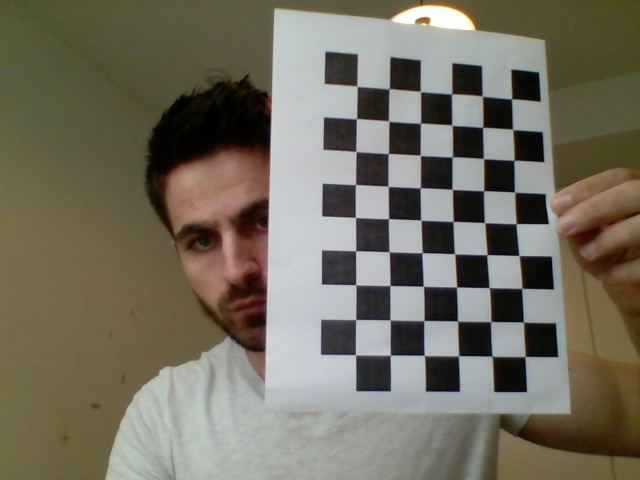
#> input picture images/snapshot_640_480_0.jpg, 640 x 480 px; its folder holds 4 pictures in this run
$ python Calibration.py
#> lines starting #> are read from the running program, lines starting #| are printed output that depends on the picture; after the words box and inside, x2 and y2 are one past the last pixel; in counts of white or black regions, pixels touching at a corner belong together
import numpy as np
import cv2
import glob

nRows,nCols = 9,6
dimension = 22  # - mm

workingFolder = "./images"
imageType = 'jpg'
# termination criteria
criteria = (cv2.TERM_CRITERIA_EPS + cv2.TERM_CRITERIA_MAX_ITER, dimension, 0.001)

#object points, (0,0,0), (1,0,0), (2,0,0) ....,(6,5,0)
objp = np.zeros((nRows * nCols, 3), np.float32)
objp[:, :2] = np.mgrid[0:nCols, 0:nRows].T.reshape(-1, 2)

#object points and image points from all the images.
objpoints = []  # 3d point in real world space
imgpoints = []  # 2d points in image plane.

# Find the images files
filename = workingFolder + "/*." + imageType
images = glob.glob(filename)

nr_images = 0
imgNotGood = images[1]

for fname in images:
    img = cv2.imread(fname)
#> img is the input picture: shape (480, 640, 3); mean B, G, R 96.4, 110.8, 115.6
    gray = cv2.cvtColor(img, cv2.COLOR_BGR2GRAY)
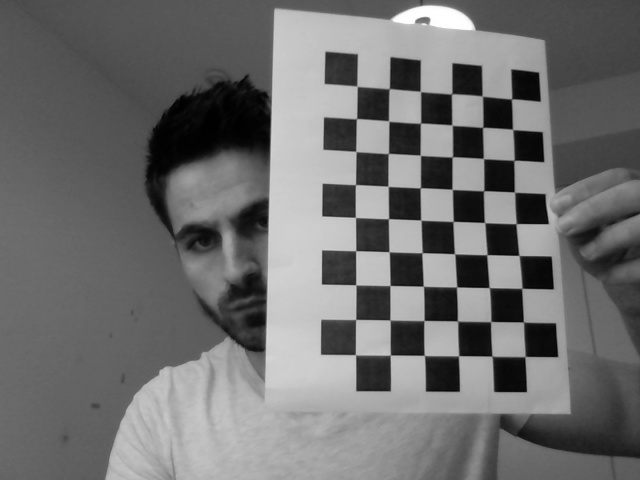
#> gray: shape (480, 640); min 0, max 255, mean 110.6
    print("Reading ", fname)
    ret, corners = cv2.findChessboardCorners(gray, (nCols, nRows), None)
#> ret = True; corners = 54 rows, first 8: [357, 86.21], [389.2, 88.65], [420.4, 91.46], [451.5, 93.98], [482.1, 95.89], [511.5, 98.99], [356.5, 118.6], [388.6, 120.9]
    if ret == True:
        print("ESC to skip or ENTER to accept")
        corners2 = cv2.cornerSubPix(gray, corners, (11, 11), (-1, -1), criteria)
#> corners2 = 54 rows, first 8: [357, 86.24], [389.2, 88.63], [420.4, 91.49], [451.6, 93.86], [482.4, 96.12], [511.6, 98.84], [356.5, 118.6], [388.7, 121.1]
        cv2.drawChessboardCorners(img, (nCols, nRows), corners2, ret)
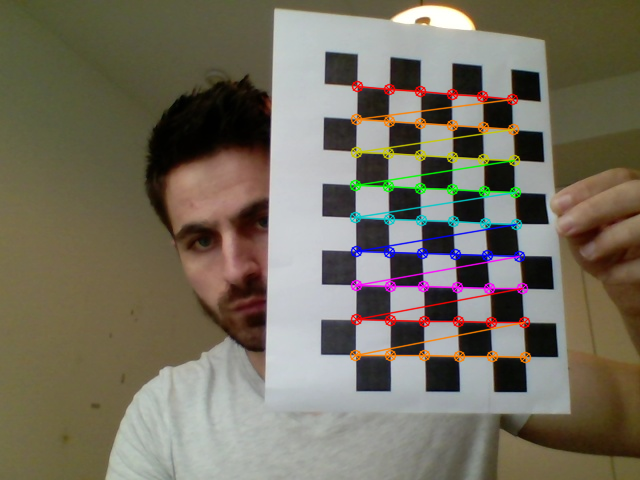
#> img: shape (480, 640, 3); 4.06% of pixels changed, all inside (x1, y1, x2, y2) = (349, 80, 532, 364)
        cv2.imshow('img', img)

        k = cv2.waitKey(0) & 0xFF
#> (key Esc is pressed here)
        if k == 27:
            print("Skipped")
            imgNotGood = fname
            continue

        print("Accepted")
        nr_images += 1
        objpoints.append(objp)
        imgpoints.append(corners2)
    else:
        imgNotGood = fname
#> pass 2 of the loop `for fname in images:`:
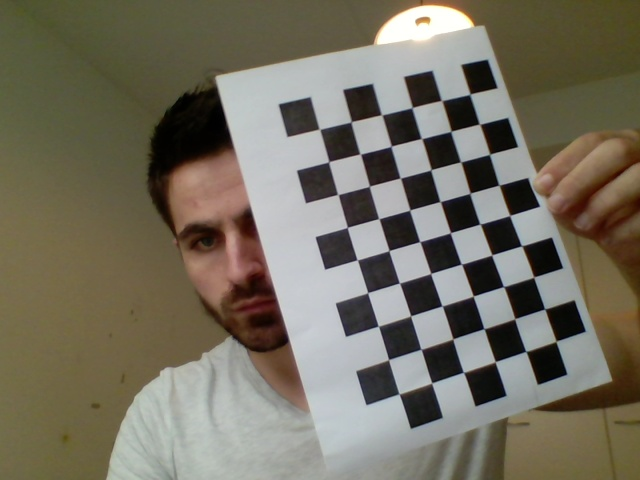
#> input picture images/snapshot_640_480_1.jpg, 640 x 480 px
#> img is the input picture: shape (480, 640, 3); mean B, G, R 96.3, 111.3, 116.4
#> `gray = cv2.cvtColor(img, cv2.COLOR_BGR2GRAY)`:
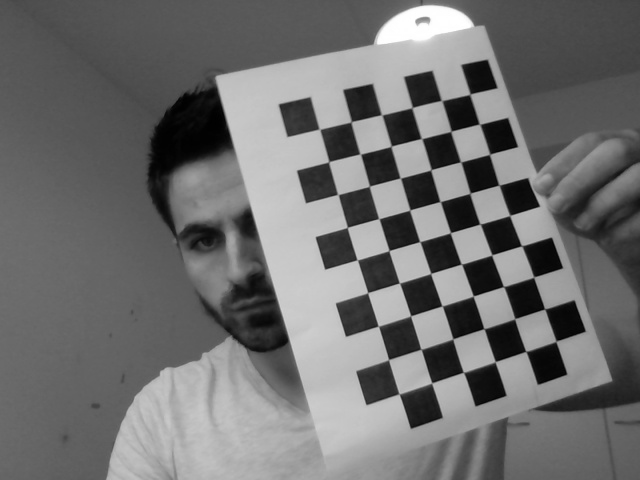
#> gray: shape (480, 640); min 0, max 255, mean 111.1
#> corners = 54 rows, first 8: [319.5, 129.2], [351.1, 122], [381.5, 114.8], [412.1, 107.6], [441.4, 100.5], [470, 94.2], [328.9, 161.6], [360.3, 154.1]
#> corners2 = 54 rows, first 8: [319.5, 129.2], [351.2, 121.8], [381.6, 114.8], [412.1, 107.6], [441.7, 100.6], [469.9, 94.23], [328.7, 161.7], [360.2, 154.1]
#> `cv2.drawChessboardCorners(img, (nCols, nRows), corners2, ret)`:
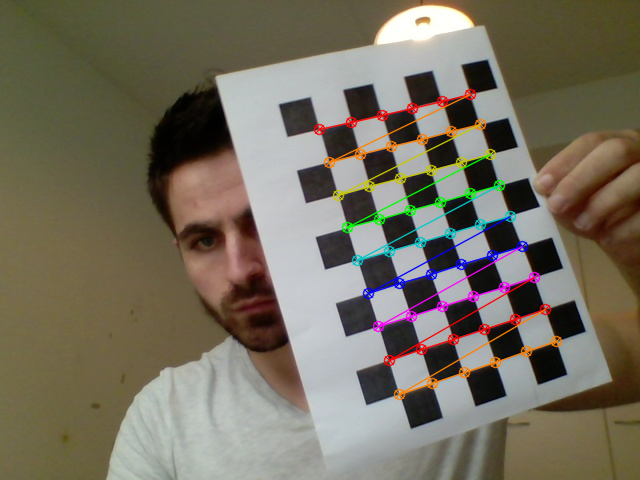
#> img: shape (480, 640, 3); 3.88% of pixels changed, all inside (x1, y1, x2, y2) = (313, 88, 563, 401)
#> (key Enter is pressed here)
#> pass 3 of the loop `for fname in images:`:
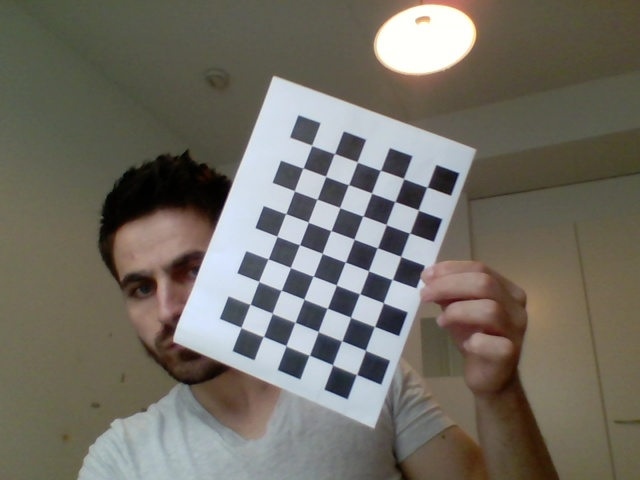
#> input picture images/snapshot_640_480_10.jpg, 640 x 480 px
#> img is the input picture: shape (480, 640, 3); mean B, G, R 100.9, 110.4, 114.1
#> `gray = cv2.cvtColor(img, cv2.COLOR_BGR2GRAY)`:
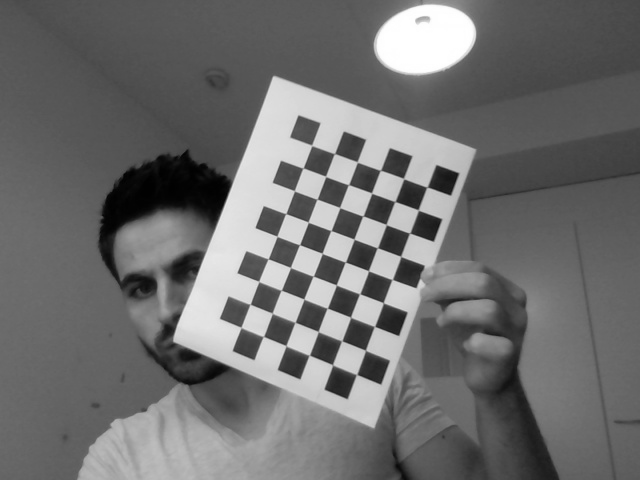
#> gray: shape (480, 640); min 0, max 255, mean 110.4
#> corners = 54 rows, first 8: [311.7, 145.5], [334.6, 153.5], [357.4, 162.2], [380.4, 170.4], [403.6, 178.6], [427, 187.1], [303.1, 168], [325.6, 176.4]
#> corners2 = 54 rows, first 8: [311.7, 145.4], [334.4, 153.5], [357.3, 162], [380.4, 170.3], [403.6, 178.6], [427.1, 187], [303, 167.9], [325.6, 176.4]
#> `cv2.drawChessboardCorners(img, (nCols, nRows), corners2, ret)`:
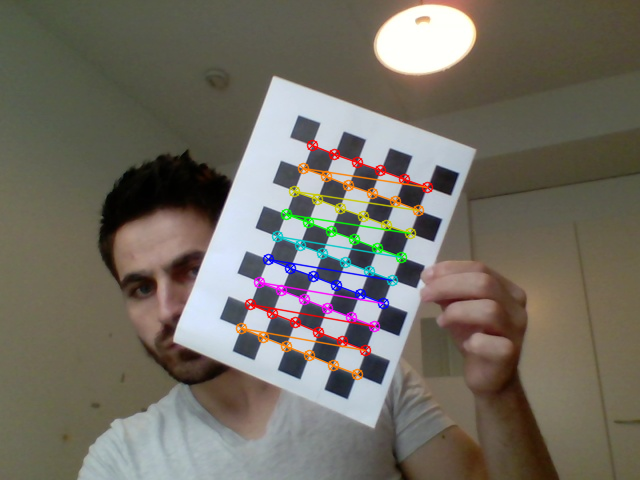
#> img: shape (480, 640, 3); 3.3% of pixels changed, all inside (x1, y1, x2, y2) = (235, 139, 434, 381)
#> the loop made 4 passes; the first 3 are shown

cv2.destroyAllWindows()

if (nr_images > 1):
    print("Got {} images ".format(nr_images))
    ret, mtx, dist, rvecs, tvecs = cv2.calibrateCamera(objpoints, imgpoints, gray.shape[::-1], None, None)

    # Undistort an image
    img = cv2.imread(imgNotGood)
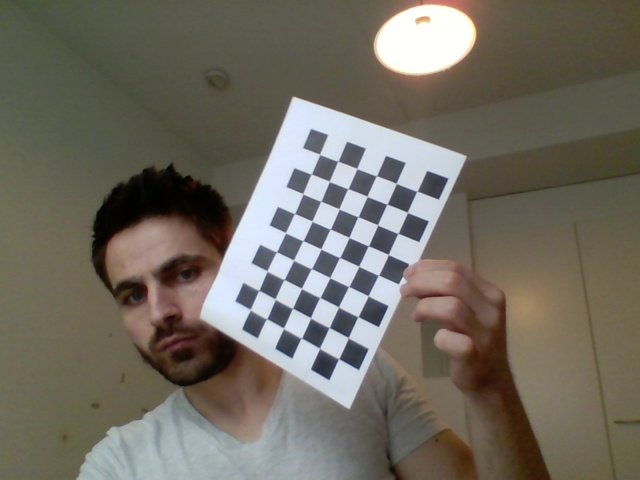
#> input picture images/snapshot_640_480_11.jpg, 640 x 480 px
#> img is the input picture: shape (480, 640, 3); mean B, G, R 97, 107.6, 112.4
    h, w = img.shape[:2]
#> h = 480; w = 640
    newcameramtx, roi = cv2.getOptimalNewCameraMatrix(mtx, dist, (w, h), 1, (w, h))

    # undistort
    mapx, mapy = cv2.initUndistortRectifyMap(mtx, dist, None, newcameramtx, (w, h), 5)
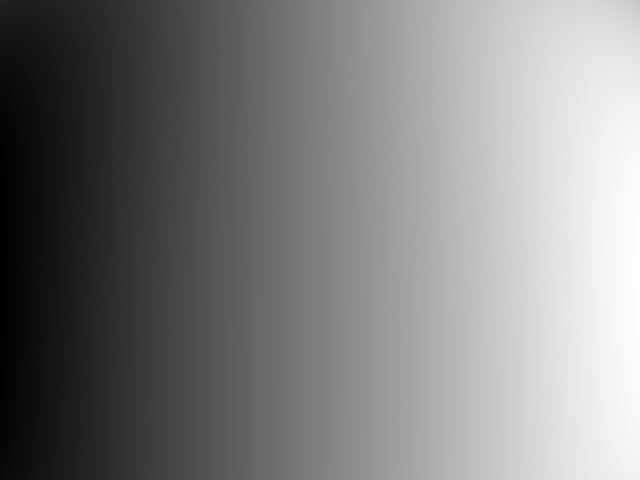
#> mapx: shape (480, 640) float32; min -22.21, max 653.9, mean 318.1; drawn with min black and max white
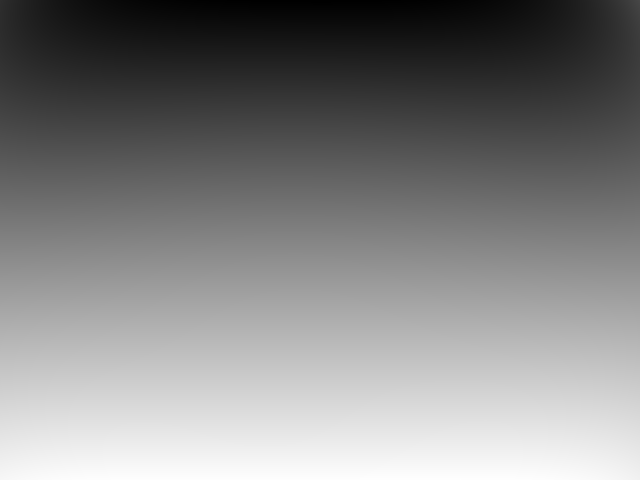
#> mapy: shape (480, 640) float32; min -29.4, max 495.3, mean 239.5; drawn with min black and max white
    dst = cv2.remap(img, mapx, mapy, cv2.INTER_LINEAR)
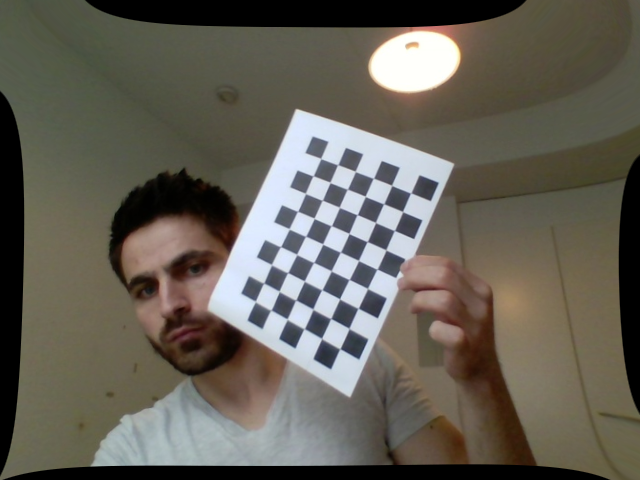
#> dst: shape (480, 640, 3); mean B, G, R 86.5, 96.4, 100.5
    x, y, w, h = roi
    dst = dst[y:y + h, x:x + w]
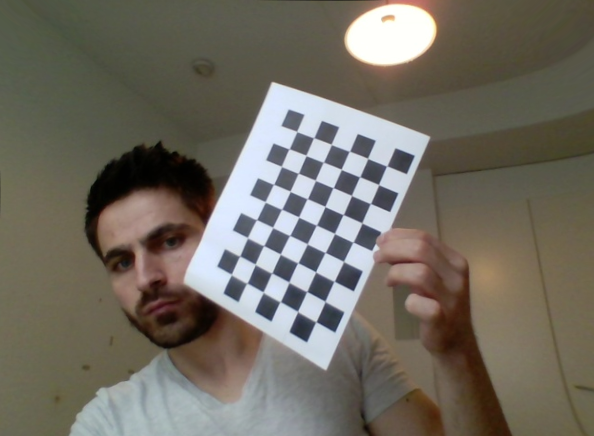
#> dst: shape (436, 594, 3); mean B, G, R 97.3, 107.8, 112.6
    cv2.imwrite(workingFolder + "/calibresult.png", dst)

    np.save('mtx.npy', mtx)
    np.save('dist.npy', dist)
    np.save('rvecs.npy', rvecs)
    np.save('tvecs.npy', tvecs)

    mean_error = 0
    for i in range(len(objpoints)):
        imgpoints2, _ = cv2.projectPoints(objpoints[i], rvecs[i], tvecs[i], mtx, dist)
        error = cv2.norm(imgpoints[i], imgpoints2, cv2.NORM_L2) / len(imgpoints2)
        mean_error += error

    print("total error: ", mean_error / len(objpoints))
